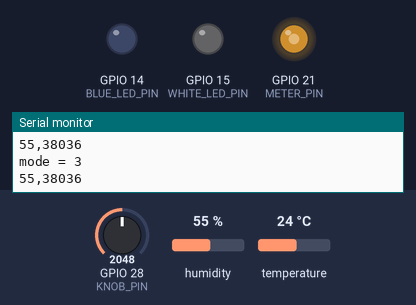
A sketch run on a simulated ESP32. Shown: output pins drawn as LEDs (lit = HIGH), the last lines printed to the serial monitor. The test bench sets the inputs (shaded band); at power-on: humidity 55 %, GPIO 28 (KNOB_PIN) = 2048, temperature 24 °C. WiFi joins after 1.5 s; servers stay silent unless stated; not simulated (calls return 0 or success): secret.h.

Above: at 14.2 s.
14.3 s: humidity set to 52 %
At 18.8 s:
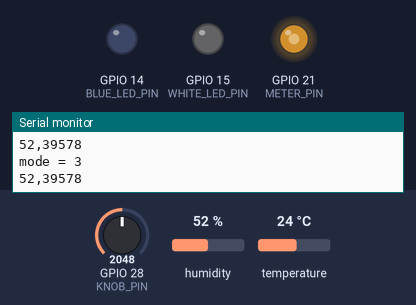
19.5 s: humidity set to 49 %
At 23.5 s:
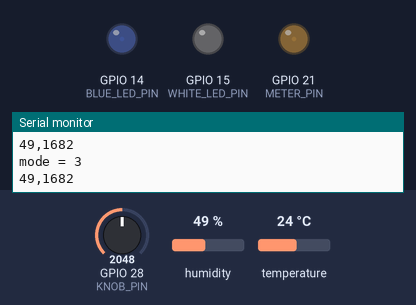
24.6 s: GPIO 28 (KNOB_PIN) set to 828
26.1 s: GPIO 28 (KNOB_PIN) set to 726
At 27.1 s:
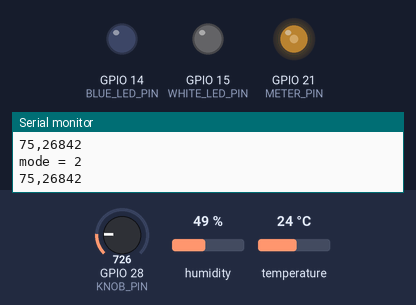
27.6 s: temperature set to 41 °C
At 29.3 s:
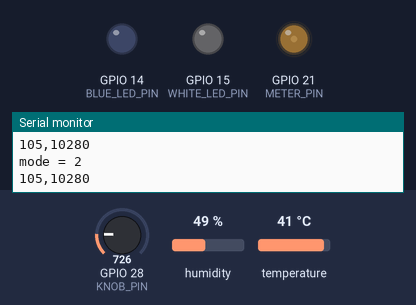
29.6 s: GPIO 28 (KNOB_PIN) set to 563
31.1 s: GPIO 28 (KNOB_PIN) set to 464
At 31.8 s:
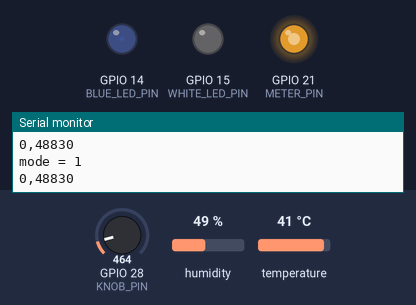
Timing chart, 0 to 33.6 s (numbered marks = the images above; inputs shaded):
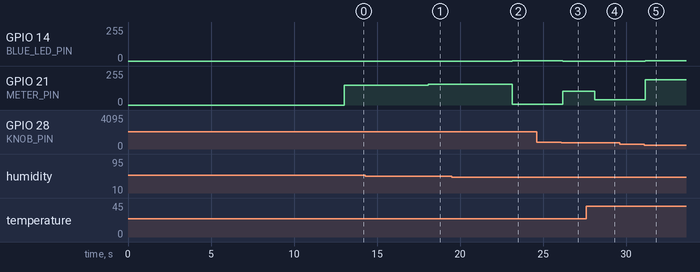

Measured:
- the behaviour switches between 51 and 50 % on humidity (found by bisection; images 1 and 2)
- the behaviour switches between 774 and 773 on GPIO 28 (KNOB_PIN) (found by bisection; images 2 and 3)
- the behaviour switches between 515 and 514 on GPIO 28 (KNOB_PIN) (found by bisection; images 4 and 5)
- after the input at 14.3 s, GPIO 21 (METER_PIN): 148/255 → 154/255 after 3.8 s
- after the input at 19.5 s, GPIO 14 (BLUE_LED_PIN): 0/255 → 3/255 after 3.6 s; GPIO 21 (METER_PIN): 154/255 → 6/255 after 3.6 s
- after the input at 26.1 s, GPIO 14 (BLUE_LED_PIN): 3/255 → 0/255 after 0.07 s; GPIO 21 (METER_PIN): 6/255 → 104/255 after 0.07 s
- after the input at 27.6 s, GPIO 21 (METER_PIN): 104/255 → 40/255 after 0.50 s
- after the input at 31.1 s, GPIO 14 (BLUE_LED_PIN): 0/255 → 3/255 at once; GPIO 21 (METER_PIN): 40/255 → 190/255 at once

The sketch:

pico_weather.ino
```cpp
#include <WiFi.h>
#include <WiFiClientSecure.h>
#include <DHT.h>
#include "secret.h"

#define REMOTE_TEMP

//scheduling
uint32_t task_millis[3]; //used to keep track of execution times of tasks [remote update, local update, check mode]
#define DOWNLOAD_UPDATE_PERIOD 60000
#define LOCAL_UPDATE_PERIOD 5000
#define MODE_UPDATE_PERIOD 100

//wifi
char ssid[] = SSID_SECRET; //SSID and password are imported from ignored secret.h for security
char pass[] = PASSWORD_SECRET;
int status = WL_IDLE_STATUS; //status of Wifi connection
char server[] = "forecast.weather.gov";  //National Weather Service Data
WiFiClientSecure client;

//data
char site_data[65535]; //buffer to hold the downloaded web page
uint8_t outdoor_temperature, outdoor_humidity, rain, indoor_temperature, indoor_humidity, data_temp; //weather stats to be displayed
char data_buf[3]; //to hold the strings to be parsed for values
char weather_buf[33];

//local sensor
#define DHTTYPE DHT11
#define SENSOR_PIN 16
DHT dht(SENSOR_PIN, DHTTYPE);
float local_temp = 0;
float local_humidity = 0;

//leds
#define BLUE_LED_PIN 14
#define WHITE_LED_PIN 15
#define LED_BRIGHTNESS 1024

void updateRemoteTemps(){
  digitalWrite(LED_BUILTIN, HIGH);
  Serial.println((String)"Wifi status: " + (status == WL_CONNECTED));
  if(status == WL_CONNECTED){ //if wifi connects successfully
    client.setInsecure(); //connect to SSL server but ignore certs
    Serial.println("Connected to WiFi!");
    if(client.connect(server, 443)){ //for ssl requests
      Serial.println("Connected to Website!");
      client.println("GET https://forecast.weather.gov/product.php?site=BOX&issuedby=BOX&product=RWR&format=txt&version=1&glossary=0 HTTP/1.0"); //latest weather reports for boston region, updated hourly
      client.println("Host:  forecast.weather.gov");
      client.println("User-Agent: Pico_Weather/v0.1");
      client.println("Connection: close");
      client.println();
      delay(3000); //wait for data to load
      memset(site_data, 0, sizeof(site_data));
      uint16_t count = 0;
      while(client.available() && count < sizeof(site_data)){//read site data into buffer
        site_data[count] = (char)client.read();
        //Serial.print(site_data[count]);
        count++;
      }
      Serial.println("\n");
      char* data_start = strstr(site_data, "\nBOSTON"); //start point of the data we want
      memset(data_buf, 0, 3); //clear data buffer
      strncpy(data_buf, data_start+33, 3); //copy the data we want into the buffer
      if(atoi(data_buf)){ //nonzero humidity means good data
        outdoor_humidity = (atoi(data_buf)); //get the int value for humidity
        memset(data_buf, 0, 3); //clear data buffer
        strncpy(data_buf, data_start+25, 3); //copy the data we want into the buffer
        outdoor_temperature = (atoi(data_buf)); //get the int value for temperature
        strncpy(weather_buf, data_start, 33);//copy the weather remark to the buffer
        if(strstr(weather_buf, "RAIN")){ //it is currently raining
          analogWrite(WHITE_LED_PIN, LED_BRIGHTNESS);
        }
        else{
          analogWrite(WHITE_LED_PIN, 0);
        }
      }
      else{
        Serial.println("Bad data, not updating values");
      }

      Serial.println((String)"The temperature in Boston is now: " + outdoor_temperature + "*F");
      Serial.println((String)"The relative humidity in Boston is now: " + outdoor_humidity + "%");
      Serial.println();
    }
  }
  else{
    Serial.println("Connection Failed!");
  }
  digitalWrite(LED_BUILTIN, LOW);
}

//display
#define METER_PIN 21
#define KNOB_PIN 28
typedef struct {
    uint8_t temp;
    uint16_t val;
} temp_lut; //lookup table for temps
temp_lut temps_l[51] = { //low (celsius) range
    {0, 48830},
    {1, 48057},
    {2, 47285},
    {3, 46512},
    {4, 45740},
    {5, 44957},
    {6, 44101},
    {7, 43245},
    {8, 42390},
    {9, 41534},
    {10, 40606},
    {11, 39683},
    {12, 38760},
    {13, 37838},
    {14, 36915},
    {15, 35980},
    {16, 34968},
    {17, 33956},
    {18, 32944},
    {19, 31932},
    {20, 30840},
    {21, 29812},
    {22, 28784},
    {23, 27756},
    {24, 26728},
    {25, 25700},
    {26, 24672},
    {27, 23644},
    {28, 22616},
    {29, 21588},
    {30, 20560},
    {31, 19505},
    {32, 18449},
    {33, 17394},
    {34, 16338},
    {35, 15677},
    {36, 14592},
    {37, 13506},
    {38, 12421},
    {39, 11335},
    {40, 10794},
    {41, 9673},
    {42, 8552},
    {43, 7432},
    {44, 6311},
    {45, 6168},
    {46, 5047},
    {47, 3925},
    {48, 2804},
    {49, 1682},
    {50, 2065}
};

temp_lut temps_h[74] = { //high (farenheit) range
    {49, 41089},
    {50, 40606},
    {51, 40092},
    {52, 39578},
    {53, 39064},
    {54, 38550},
    {55, 38036},
    {56, 37522},
    {57, 37008},
    {58, 36494},
    {59, 35980},
    {60, 35409},
    {61, 34838},
    {62, 34267},
    {63, 33696},
    {64, 33124},
    {65, 32553},
    {66, 31982},
    {67, 31411},
    {68, 30840},
    {69, 30268},
    {70, 29697},
    {71, 29126},
    {72, 28555},
    {73, 27984},
    {74, 27413},
    {75, 26842},
    {76, 26271},
    {77, 25700},
    {78, 25128},
    {79, 24557},
    {80, 23986},
    {81, 23415},
    {82, 22844},
    {83, 22273},
    {84, 21702},
    {85, 21131},
    {86, 20560},
    {87, 20017},
    {88, 19474},
    {89, 18932},
    {90, 18389},
    {91, 17847},
    {92, 17304},
    {93, 16762},
    {94, 16219},
    {95, 15677},
    {96, 15134},
    {97, 14591},
    {98, 14049},
    {99, 13506},
    {100, 12964},
    {101, 12421},
    {102, 11879},
    {103, 11336},
    {104, 10794},
    {105, 10280},
    {106, 9766},
    {107, 9252},
    {108, 8738},
    {109, 8224},
    {110, 7710},
    {111, 7196},
    {112, 6682},
    {113, 6168},
    {114, 5712},
    {115, 5256},
    {116, 4800},
    {117, 4344},
    {118, 3888},
    {119, 3432},
    {120, 2976},
    {121, 2520},
    {122, 2065}
};

uint8_t disp_mode = 2; //counter for which stat is to be displayed
void writeToMeter(uint8_t temp){
  uint16_t meter_val = 0;
  uint8_t range = 0;
  if(temp < 0){
    temp = 0;
    Serial.println("Temp out of range (low)");
  }
  if(temp > 50){ //high range
    range = 1;
  }
  if(temp > 122){
    temp = 122;
    Serial.println("Temp out of range (high)");
  }
  for(uint8_t i = 0; i < 10; i++){
    if(range){ //high range
      analogWrite(BLUE_LED_PIN, 0);
      for(uint8_t i = 0; i < 74; i++){
        if(temps_h[i].temp == temp){
          meter_val = temps_h[i].val;
        }
      }
    }
    else{ //low range
      analogWrite(BLUE_LED_PIN, LED_BRIGHTNESS);
      for(uint8_t i = 0; i < 51; i++){
        if(temps_l[i].temp == temp){
          meter_val = temps_l[i].val;
        }
      }
    }
  }
  Serial.println((String)temp + "," + meter_val);
  analogWrite(METER_PIN, meter_val);
  delayMicroseconds(500);
}

void updateMode(){
  uint16_t knob_read = analogRead(KNOB_PIN);
  if(knob_read < 260){
    disp_mode = 0;
  }
  else if(knob_read < 515){
    disp_mode = 1;
  }
  else if(knob_read < 774){
    disp_mode = 2;
  }
  else{
    disp_mode = 3;
  }
}

void setup() {
  Serial.begin(9600); //begin USB serial
  pinMode(KNOB_PIN, INPUT); //setup the mode knob pin
  pinMode(METER_PIN, OUTPUT); //setup the meter pin
  pinMode(BLUE_LED_PIN, OUTPUT);
  pinMode(WHITE_LED_PIN, OUTPUT);
  analogWriteResolution(16);
  analogWrite(BLUE_LED_PIN, 0);
  analogWrite(WHITE_LED_PIN, 0);
  dht.begin();
  delay(3000);
  Serial.println("Attempting wifi connection!");
  status = WiFi.begin(ssid, pass); //attempt wifi connection
  delay(10000); //wait for wifi connection
  updateRemoteTemps();
}

void loop() {
  // put your main code here, to run repeatedly:
  if(millis() - task_millis[0] > DOWNLOAD_UPDATE_PERIOD){ //time to download the outdoor temp/humidity
    task_millis[0] = millis();
    if(status != WL_CONNECTED){
      status = WiFi.begin(ssid, pass); //attempt wifi connection
    }
    updateRemoteTemps();
  }
  if(millis() -  task_millis[1] > LOCAL_UPDATE_PERIOD){ //time to read the indoor temp/humidity
    Serial.print("reading temp,humidity: ");
    Serial.print(dht.readTemperature(true,false));
    Serial.println((String)"," + dht.readHumidity(false));
    indoor_temperature = (int)dht.readTemperature(true,false);
    indoor_humidity = (int)dht.readHumidity(false);
    task_millis[1] = millis();
  }
  if(millis() - task_millis[2] > MODE_UPDATE_PERIOD){ //time to check the mode knob and display the appropriate stat
    task_millis[2] = millis();
    updateMode();
    Serial.println((String) "mode = "+ disp_mode);
    if(disp_mode == 0){
      writeToMeter(outdoor_temperature);
    }
    else if(disp_mode == 1){
      writeToMeter(outdoor_humidity);
    }
    else if(disp_mode == 2){
      writeToMeter(indoor_temperature);
    }
    else if(disp_mode == 3){
      writeToMeter(indoor_humidity);
    }
  }
}
```
